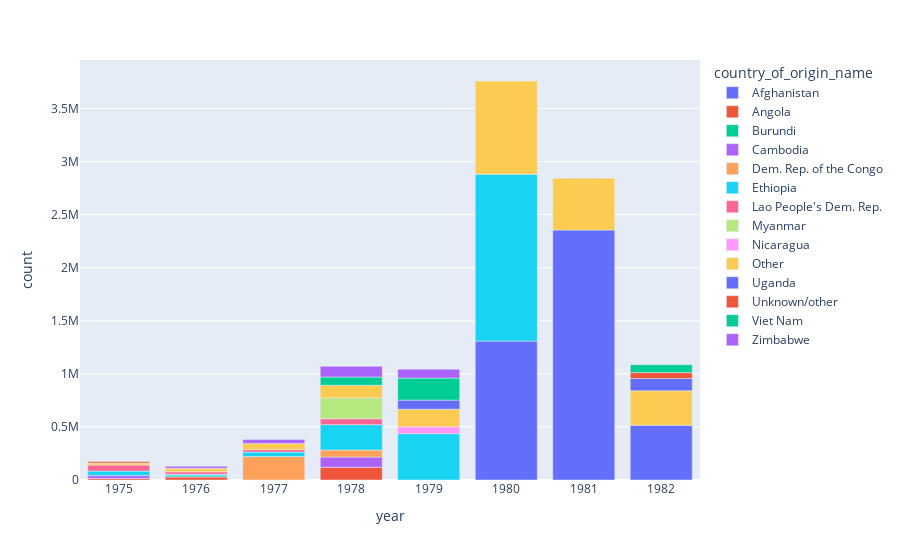

This figure's notebook cell:
### Code cell
fig = px.bar(period_75_to_82, x='year', y='count', color='country_of_origin_name')
fig.show()

### Figure 1 — Plotly figure (JSON) as saved in the notebook; plotly's stock layout.template omitted (floating-point values rounded to 4 significant figures)
{"data": [{"hovertemplate": "country_of_origin_name=Afghanistan<br>year=%{x}<br>count=%{y}<extra></extra>", "legendgroup": "Afghanistan", "marker": {"color": "#636efa", "pattern": {"shape": ""}}, "name": "Afghanistan", "orientation": "v", "showlegend": true, "textposition": "auto", "type": "bar", "x": [1980, 1981, 1982], "xaxis": "x", "y": [1308405, 2354516, 515423], "yaxis": "y"}, {"hovertemplate": "country_of_origin_name=Angola<br>year=%{x}<br>count=%{y}<extra></extra>", "legendgroup": "Angola", "marker": {"color": "#EF553B", "pattern": {"shape": ""}}, "name": "Angola", "orientation": "v", "showlegend": true, "textposition": "auto", "type": "bar", "x": [1975, 1976, 1978], "xaxis": "x", "y": [14865, 27575, 120465], "yaxis": "y"}, {"hovertemplate": "country_of_origin_name=Burundi<br>year=%{x}<br>count=%{y}<extra></extra>", "legendgroup": "Burundi", "marker": {"color": "#00cc96", "pattern": {"shape": ""}}, "name": "Burundi", "orientation": "v", "showlegend": true, "textposition": "auto", "type": "bar", "x": [1976], "xaxis": "x", "y": [12000], "yaxis": "y"}, {"hovertemplate": "country_of_origin_name=Cambodia<br>year=%{x}<br>count=%{y}<extra></extra>", "legendgroup": "Cambodia", "marker": {"color": "#ab63fa", "pattern": {"shape": ""}}, "name": "Cambodia", "orientation": "v", "showlegend": true, "textposition": "auto", "type": "bar", "x": [1975, 1978], "xaxis": "x", "y": [26595, 95645], "yaxis": "y"}, {"hovertemplate": "country_of_origin_name=Dem. Rep. of the Congo<br>year=%{x}<br>count=%{y}<extra></extra>", "legendgroup": "Dem. Rep. of the Congo", "marker": {"color": "#FFA15A", "pattern": {"shape": ""}}, "name": "Dem. Rep. of the Congo", "orientation": "v", "showlegend": true, "textposition": "auto", "type": "bar", "x": [1977, 1978], "xaxis": "x", "y": [220721, 65768], "yaxis": "y"}, {"hovertemplate": "country_of_origin_name=Ethiopia<br>year=%{x}<br>count=%{y}<extra></extra>", "legendgroup": "Ethiopia", "marker": {"color": "#19d3f3", "pattern": {"shape": ""}}, "name": "Ethiopia", "orientation": "v", "showlegend": true, "textposition": "auto", "type": "bar", "x": [1975, 1976, 1977, 1978, 1979, 1980], "xaxis": "x", "y": [42358, 14731, 42226, 239264, 436430, 1571956], "yaxis": "y"}, {"hovertemplate": "country_of_origin_name=Lao People's Dem. Rep.<br>year=%{x}<br>count=%{y}<extra></extra>", "legendgroup": "Lao People's Dem. Rep.", "marker": {"color": "#FF6692", "pattern": {"shape": ""}}, "name": "Lao People's Dem. Rep.", "orientation": "v", "showlegend": true, "textposition": "auto", "type": "bar", "x": [1975, 1976, 1977, 1978], "xaxis": "x", "y": [57070, 23485, 22950, 56050], "yaxis": "y"}, {"hovertemplate": "country_of_origin_name=Myanmar<br>year=%{x}<br>count=%{y}<extra></extra>", "legendgroup": "Myanmar", "marker": {"color": "#B6E880", "pattern": {"shape": ""}}, "name": "Myanmar", "orientation": "v", "showlegend": true, "textposition": "auto", "type": "bar", "x": [1978], "xaxis": "x", "y": [196000], "yaxis": "y"}, {"hovertemplate": "country_of_origin_name=Nicaragua<br>year=%{x}<br>count=%{y}<extra></extra>", "legendgroup": "Nicaragua", "marker": {"color": "#FF97FF", "pattern": {"shape": ""}}, "name": "Nicaragua", "orientation": "v", "showlegend": true, "textposition": "auto", "type": "bar", "x": [1979], "xaxis": "x", "y": [64690], "yaxis": "y"}, {"hovertemplate": "country_of_origin_name=Other<br>year=%{x}<br>count=%{y}<extra></extra>", "legendgroup": "Other", "marker": {"color": "#FECB52", "pattern": {"shape": ""}}, "name": "Other", "orientation": "v", "showlegend": true, "textposition": "auto", "type": "bar", "x": [1975, 1976, 1977, 1978, 1979, 1980, 1981, 1982], "xaxis": "x", "y": [19804, 33428, 58784, 119613, 165744, 877922, 488180, 325525], "yaxis": "y"}, {"hovertemplate": "country_of_origin_name=Uganda<br>year=%{x}<br>count=%{y}<extra></extra>", "legendgroup": "Uganda", "marker": {"color": "#636efa", "pattern": {"shape": ""}}, "name": "Uganda", "orientation": "v", "showlegend": true, "textposition": "auto", "type": "bar", "x": [1979, 1982], "xaxis": "x", "y": [85748, 115023], "yaxis": "y"}, {"hovertemplate": "country_of_origin_name=Unknown/other<br>year=%{x}<br>count=%{y}<extra></extra>", "legendgroup": "Unknown/other", "marker": {"color": "#EF553B", "pattern": {"shape": ""}}, "name": "Unknown/other", "orientation": "v", "showlegend": true, "textposition": "auto", "type": "bar", "x": [1975, 1982], "xaxis": "x", "y": [13508, 55839], "yaxis": "y"}, {"hovertemplate": "country_of_origin_name=Viet Nam<br>year=%{x}<br>count=%{y}<extra></extra>", "legendgroup": "Viet Nam", "marker": {"color": "#00cc96", "pattern": {"shape": ""}}, "name": "Viet Nam", "orientation": "v", "showlegend": true, "textposition": "auto", "type": "bar", "x": [1978, 1979, 1982], "xaxis": "x", "y": [77569, 207481, 73852], "yaxis": "y"}, {"hovertemplate": "country_of_origin_name=Zimbabwe<br>year=%{x}<br>count=%{y}<extra></extra>", "legendgroup": "Zimbabwe", "marker": {"color": "#ab63fa", "pattern": {"shape": ""}}, "name": "Zimbabwe", "orientation": "v", "showlegend": true, "textposition": "auto", "type": "bar", "x": [1976, 1977, 1978, 1979], "xaxis": "x", "y": [18223, 37278, 99890, 82767], "yaxis": "y"}], "layout": {"barmode": "relative", "legend": {"title": {"text": "country_of_origin_name"}, "tracegroupgap": 0}, "margin": {"t": 60}, "xaxis": {"anchor": "y", "domain": [0, 1], "title": {"text": "year"}}, "yaxis": {"anchor": "x", "domain": [0, 1], "title": {"text": "count"}}}}
